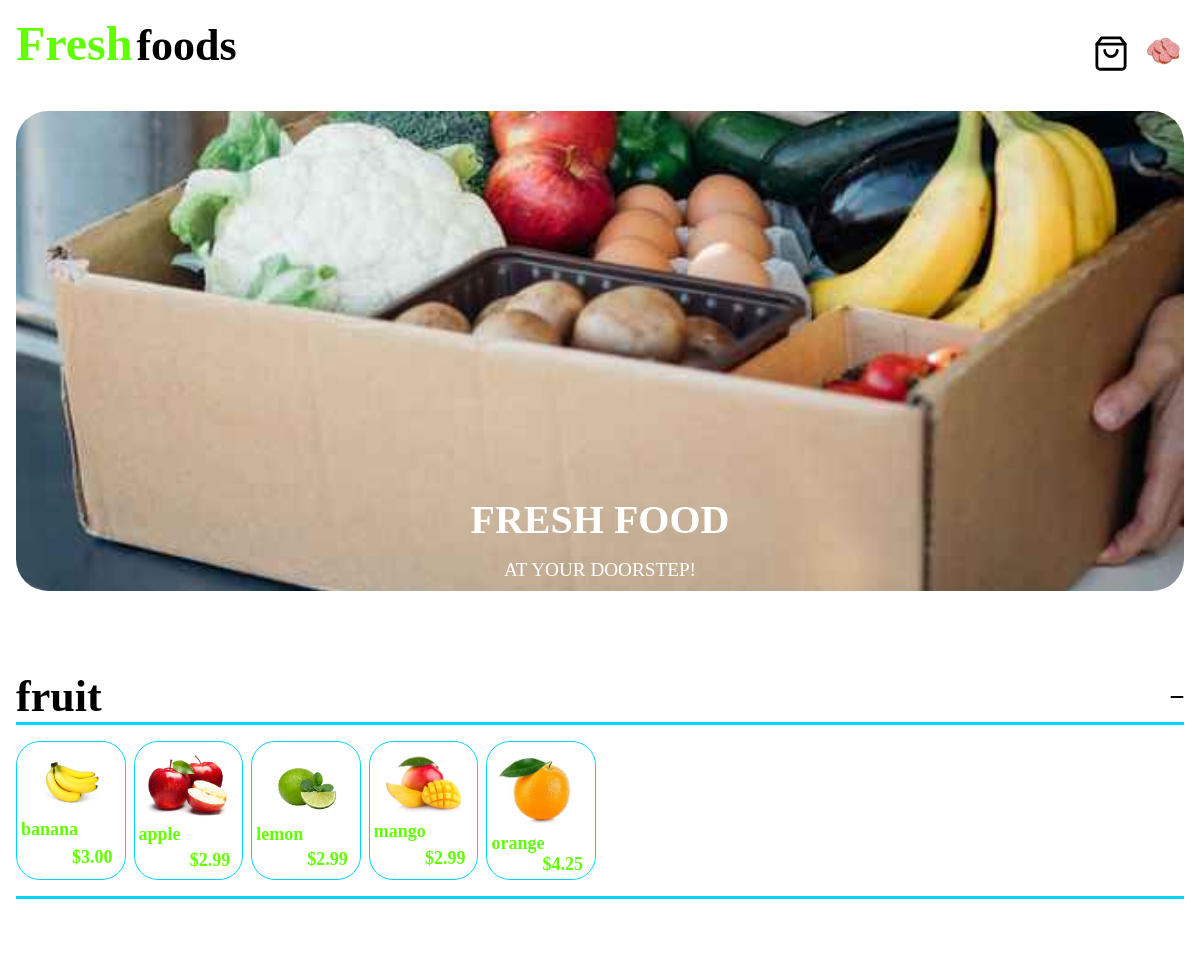
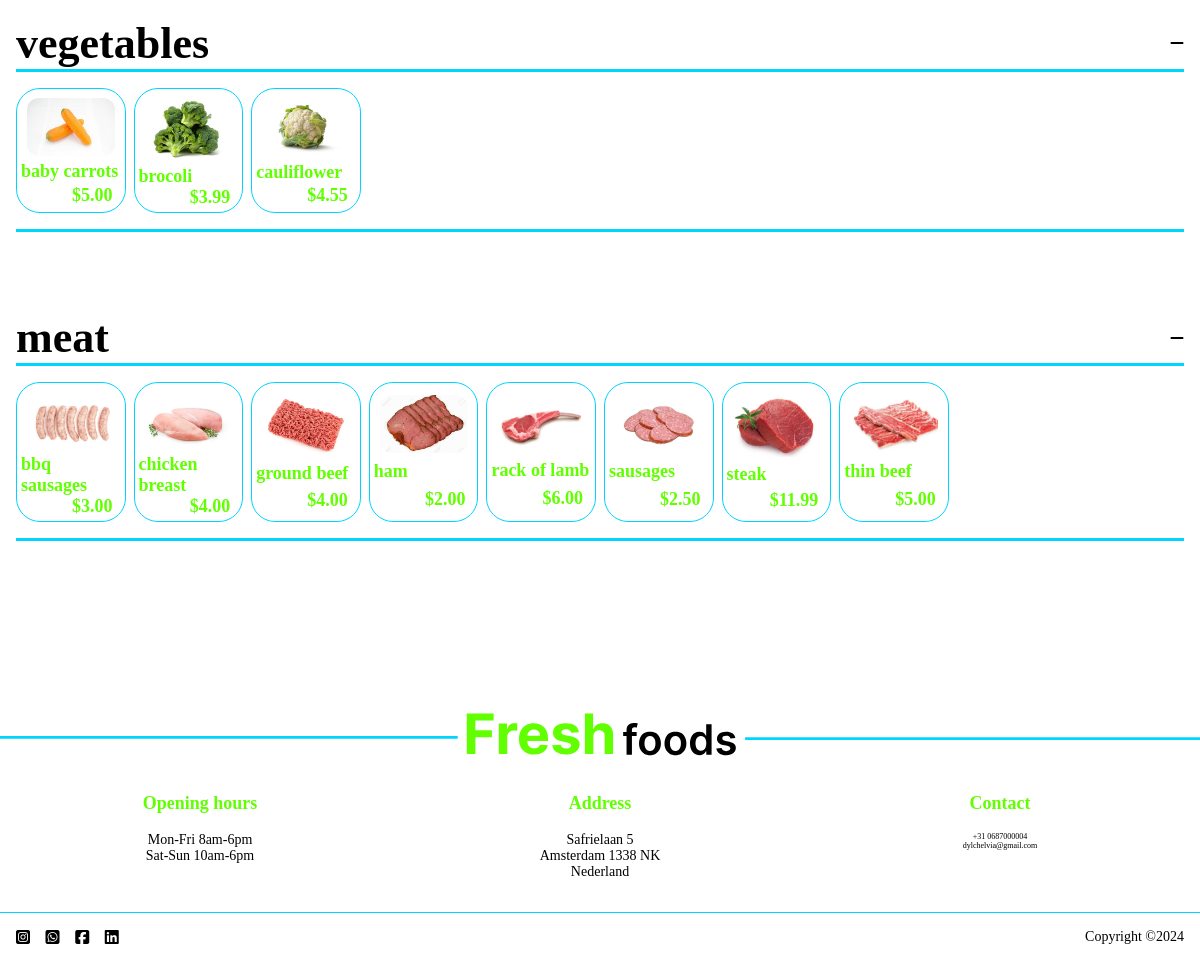
The app's page / (signed in) with its own data (2 pictures, top to bottom).
### freshfoods/models.py (models this page shows, shortened)
class profileUser(models.Model):
   user = models.OneToOneField(User, on_delete=models.CASCADE)
   img = CompressedImageField(null=True, upload_to='profiles', default='default_profile.jpg', quality=10)
   birthday = models.DateField(null=True, blank=True)
   adress = models.ForeignKey(adress, null=True, blank=True, on_delete=models.SET_NULL)
   payment_info = models.OneToOneField(payment_info, null=True, blank=True, on_delete=models.SET_NULL)

class tag(models.Model):
    tags = models.CharField(max_length=50, null=True)

class product(models.Model):
    name = models.CharField(max_length=50, null=True)
    discription = models.TextField(blank=True)
    price = models.DecimalField(decimal_places=2, max_digits=18, null=True)
    discount = models.IntegerField(null=True, default=0)
    tags = models.ForeignKey(tag, null=True, on_delete=models.SET_NULL)
    img = CompressedImageField(upload_to='products', default="default_product.jpg", null=True, quality=50)
    lastupdate = models.DateTimeField(auto_now_add=True, blank=True, null=True)

### freshfoods/views.py (the view)
# urls.py: 2. Add a URL to urlpatterns:  path('', views.home, name='home')
@login_required(login_url='/login')
def home(request):
    Tags = tag.objects.all()
    products = product.objects.all()
    user_info = profileUser.objects.get(user=request.user)
    try:
        cart = shoppingcart.objects.get(user=request.user)
        totalitem = cart.total_item()
    except ObjectDoesNotExist:
        items = {}
        totalitem = 0
    content = {'products': products,
               'tags': Tags,
               'total': totalitem,
               'profileuser': user_info,
               'link': "/media/",}
    return render(request, 'freshfoods/index.html', content)

### freshfoods/models.py (called while the page is built)
   def total_item(self):
      total = 0
      for i in self.products.all():
         total += i.quantity
      return total

### freshfoods/templates/freshfoods/index.html (shortened to what this page needs)
{% load static %}
{% load compress %}
<!DOCTYPE html>
<html lang="nl">
<head>
    {% compress css%}
        <link rel="stylesheet" href="{% static '/css/algemeen.css' %}">
        <link rel="stylesheet" href="{% static '/css/home.css' %}">
    {% endcompress%}
</head>
<body>
    <header class="heading">
        <div class="logo-cont">
            <h1 class="logo-text logo-main">Fresh</h1>
            <h2 class="logo-text">foods</h2>
        </div>
        <a href="/shopping_cart" class="shop-nav-cont">
        </a>
        <a href="/profile" class="profile-cont">
            <img class="my-profile" src="{{ link }}{{ profileuser.img }}" alt="profile picture">
        </a>
    </header>
    <div class='hero-cont'>
        <h1 class="hero-main-heading">fresh food</h1>
        <h3 class='hero-second-heading'>at your doorstep!</h3>
    </div>
    <section class="shopping-cont" id="shopping-cont">
        {% for tag in tags %}
            <div class="shopping-sect">
                <div id='shopping-heading' class="shopping-heading">
                    <h2 class="shopping-heading-text">{{ tag.tags }}</h2>
                    <i class="fa-solid fa-minus shopping-heading-icons"></i>
                </div>
                <div class="shopping-item-cont" id="shopping-item-cont">
                    {% for product in products %}
                        {% if tag.tags == product.tags.tags  %}
                            <a id="product-{{ product.id }}" class="item-cont">
                            <img class="item-img" src="{{ link }}{{ product.img }}" alt="img of {{ product.name }}">
                                <h6 class="item-heading">{{ product.name }}</h6>
                                <div class="item-price">
                                    <h6 class="item-price-new">${{ product.price }}</h6>
                                </div>
                            </a>
                        {% endif %}
                    {% endfor %}
                </div>
            </div>
        {% endfor %}
    </section>
    <footer>
        <div class="footer-info">
            <div class="footer-info-item">
                <h6 class="footer-info-heading">Opening hours</h6>
                <P>
                    Mon-Fri 8am-6pm <br>
                    Sat-Sun 10am-6pm
                </P>
            </div>
            <div class="footer-info-item">
                <h6 class="footer-info-heading">Address</h6>
                <p>
                    Safrielaan 5 <br>
                    Amsterdam 1338 NK <br>
                    Nederland
                </p>
            </div>
            <div class="footer-info-item">
                <h6 class="footer-info-heading">Contact</h6>
                <a class="footer-info-contact" href="tel:+31 068700004">+31 0687000004</a>
                <a class="footer-info-contact" href="mailto:dylchelvia@gmailcom">dylchelvia@gmail.com</a>
            </div>
        </div>
        <div class="footer-socials-copy">
            <i class="fa-brands fa-square-instagram socials"></i>
            <i class="fa-brands fa-square-whatsapp socials"></i>
            <i class="fa-brands fa-square-facebook socials"></i>
            <i class="fa-brands fa-linkedin socials"></i>
            <p>Copyright &copy;2024</p>
        </div>
    </footer>
</body>
</html>

### freshfoods/static/css/algemeen.css (style rules this page uses)
* { box-sizing: border-box; text-decoration: none; color: var(--text-color); padding: 0; margin: 0; }
:root { --main-color: #ffffff; --secondary-color: #61FF00; --text-color: #000000; --highlight-color: #00D5FF; }
h1 { font-size: calc(2.25rem + 1vw); }
h2 { font-size: calc(2rem + 1vw); }
h3 { font-size: calc(1.75rem + 1vw); }
h6 { font-size: calc(.75rem + .5vw); }
p { font-size: calc(.50rem + .5vw); }
body { max-width: 100vw; max-width: 100svw; }
.heading { display: flex; align-items: end; margin: 1em; gap: 1em; }
.logo-cont { display: inline-block; }
.logo-text { display: inline-block; }
.logo-main { color: var(--secondary-color); }
.shop-nav-cont { font-size: 1.25rem; display: inline-block; }
.shopping-cart { display: block; width: 2rem; }
.profile-cont { width: 2.55em; height: 2.55em; }
.my-profile { width: 2.55em; height: 2.55em; border-radius: 50%; }
.footer-info { display: grid; grid-template-columns: repeat(3, 1fr); text-align: center; border-bottom: var(--highlight-color) solid .08rem; }
.footer-info-item { margin: 2em 0; }
.footer-info-heading { margin-bottom: 1em; color: var(--secondary-color); }
.footer-info-contact { font-size: .50em; display: block; }
.footer-socials-copy { display: flex; gap: .85em; margin: 1em; align-items: end; }
.socials { width: 1em; }

### freshfoods/static/css/home.css (style rules this page uses)
.hero-cont { height: clamp(30vh, 40vw, 40vw); background-image: url('/static/freshfoods_hero.jpg'); background-position: center; background-repeat: no-repeat; background-size: cover; margin: 2.5em 1em 5em; padding: 0 ; display: flex; flex-direction: column; justify-content: end; align-items: center; text-transform: uppercase; gap: 1em; border-radius: 2em; }
.hero-main-heading { color: var(--main-color); font-size: 2.5rem; }
.hero-second-heading { color: var(--main-color); font-size: 1.2rem; font-weight: 400; margin-bottom: .5em; }
.shopping-cont { margin: 0 1em; }
.shopping-sect { margin: 5em 0; border-bottom: var(--highlight-color) solid .20em; }
.shopping-sect:first-child { margin: 0 0 5em; }
.shopping-sect:last-child { margin: 5em 0 10em; }
.shopping-heading { display: flex; align-items: center; gap: 1em; border-bottom: var(--highlight-color) solid .20em; }
.shopping-item-cont { width: 100%; display: grid; grid-template-columns: repeat(auto-fill, minmax(6.5rem, 1fr)); margin: 1em auto; gap: .75em .50em; }
.item-cont { display: grid; border: var(--highlight-color) solid .05em; border-radius: 1.5em; padding: .25em; position: relative; }
.item-img { object-fit: contain; padding: .25em; width: 6rem; border-radius: 1em; justify-self: center; align-self: center; }
.item-heading { color: var(--secondary-color); }
.item-price { margin: 0 .5em; justify-self: end; }
.item-price-new { color: var(--secondary-color); }

### records on screen
profileUser: img (picture)
tag: tags "fruit"
product: img (picture), name "banana", price "3.00"
product: img (picture), name "apple", price "2.99"
product: img (picture), name "lemon", price "2.99"
product: img (picture), name "mango", price "2.99"
product: img (picture), name "orange", price "4.25"
tag: tags "vegetables"
product: img (picture), name "baby carrots", price "5.00"
product: img (picture), name "brocoli", price "3.99"
product: img (picture), name "cauliflower", price "4.55"
tag: tags "meat"
product: img (picture), name "bbq sausages", price "3.00"
product: img (picture), name "chicken breast", price "4.00"
product: img (picture), name "ground beef", price "4.00"
product: img (picture), name "ham", price "2.00"
product: img (picture), name "rack of lamb", price "6.00"
product: img (picture), name "sausages", price "2.50"
product: img (picture), name "steak", price "11.99"
product: img (picture), name "thin beef", price "5.00"
